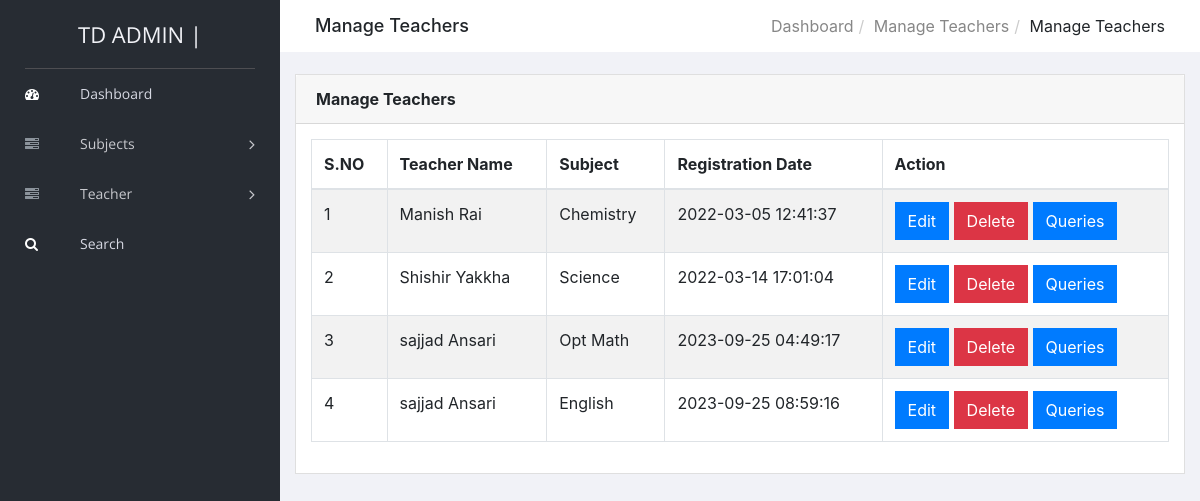
/dashboard/admin/manage-teacher.php, run on the app's committed database.
### tables this page shows
CREATE TABLE `tblteacher` (
  `ID` int(10) NOT NULL,
  `Name` varchar(120) DEFAULT NULL,
  `Picture` varchar(200) NOT NULL,
  `Email` varchar(120) DEFAULT NULL,
  `MobileNumber` bigint(10) DEFAULT NULL,
  `password` varchar(255) DEFAULT NULL,
  `Qualifications` varchar(120) DEFAULT NULL,
  `Address` varchar(200) DEFAULT NULL,
  `TeacherSub` varchar(120) DEFAULT NULL,
  `description` mediumtext DEFAULT NULL,
  `teachingExp` varchar(10) DEFAULT NULL,
  `JoiningDate` varchar(120) DEFAULT NULL,
  `RegDate` timestamp NOT NULL DEFAULT current_timestamp(),
  `isPublic` int(1) DEFAULT NULL
);

### dashboard/admin/manage-teacher.php (the view, shortened to what this page needs)
<?php
include('includes/dbconnection.php');
  ?>
<!doctype html>
<html class="no-js" lang="en">
<head>
    <link rel="stylesheet" href="../vendors/bootstrap/dist/css/bootstrap.min.css">
    <link rel="stylesheet" href="../vendors/font-awesome/css/font-awesome.min.css">
    <link rel="stylesheet" href="../vendors/themify-icons/css/themify-icons.css">
    <link rel="stylesheet" href="../vendors/flag-icon-css/css/flag-icon.min.css">
    <link rel="stylesheet" href="../vendors/selectFX/css/cs-skin-elastic.css">
    <link rel="stylesheet" href="../assets/css/style.css">
</head>
<body>
    <?php include_once('includes/sidebar.php');?>
    <div id="right-panel" class="right-panel">
        <div class="breadcrumbs">
            <div class="col-sm-4">
                <div class="page-header float-left">
                    <div class="page-title">
                        <h1>Manage Teachers</h1>
                    </div>
                </div>
            </div>
            <div class="col-sm-8">
                <div class="page-header float-right">
                    <div class="page-title">
                        <ol class="breadcrumb text-right">
                            <li><a href="dashboard.php">Dashboard</a></li>
                            <li><a href="manage-teacher.php">Manage Teachers</a></li>
                            <li class="active">Manage Teachers</li>
                        </ol>
                    </div>
                </div>
            </div>
        </div>
        <div class="content mt-3">
            <div class="animated fadeIn">
                <div class="row">
                    <div class="col-lg-12">
                        <div class="card">
                            <div class="card-header">
                                <strong class="card-title">Manage Teachers</strong>
                            </div>
                            <div class="card-body">
                                <table id="dtBasicExample" class="table table-striped table-bordered">
                                    <thead>
                                        <tr>
                                            <tr>
                                                <th>S.NO</th>
                                                <th>Teacher Name</th>
                                                <th>Subject</th>
                                                <th>Registration Date</th>
                                                <th>Action</th>
                                            </tr>
                                        </tr>
                                    </thead>
                                        <?php
                                            $sql="SELECT * from tblteacher";
                                            $query = $dbh -> prepare($sql);
                                            $query->execute();
                                            $results=$query->fetchAll(PDO::FETCH_OBJ);
                                            $cnt=1;
                                            if($query->rowCount() > 0)
                                            {
                                            foreach($results as $row)
                                            {
                                        ?>
                                        <tr>
                                            <td><?php echo htmlentities($cnt);?></td>
                                            <td><?php  echo htmlentities($row->Name);?></td>
                                            <td><?php  echo htmlentities($row->TeacherSub);?></td>
                                            <td><?php  echo htmlentities($row->RegDate);?></td>
                                            <td><a href="edit-teacher-detail.php?tid=<?php echo htmlentities ($row->ID);?>" class="btn btn-primary">Edit</a>
                                                <a href="manage-teacher.php?delid=<?php echo htmlentities ($row->ID);?>" class="btn btn-danger" onclick="return confirm('Do you really want to delete?');">Delete</a>
                                                <a href="queries.php?tid=<?php echo htmlentities ($row->ID);?>&&tname=<?php  echo htmlentities($row->Name);?> (<?php  echo htmlentities($row->TeacherSub);?>)" class="btn btn-primary">Queries</a>
                                            </td>
                                        </tr>
                                         <?php $cnt=$cnt+1;}} ?>
                                </table>
                            </div>
                        </div>
                    </div>
                </div>
            </div>
        </div>
    </div>
    <link rel="stylesheet" type="text/css" href="https://cdn.datatables.net/1.11.5/css/dataTables.bootstrap.min.css">
</body>
</html>

### data on the page
tblteacher: Name "Manish Rai", TeacherSub "Chemistry", RegDate "2022-03-05 12:41:37"
tblteacher: Name "Shishir Yakkha", TeacherSub "Science", RegDate "2022-03-14 17:01:04"
tblteacher: Name "sajjad Ansari", TeacherSub "Opt Math", RegDate "2023-09-25 04:49:17"
tblteacher: Name "sajjad Ansari", TeacherSub "English", RegDate "2023-09-25 08:59:16"
